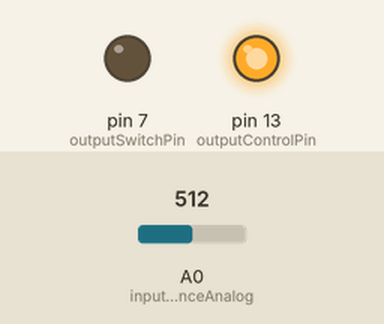
Recording of a sketch running on a simulated Arduino Uno, built with avr-gcc and run on an emulated ATmega328P. Parts: output pins drawn as LEDs (lit = HIGH). Inputs (shaded band) come from the test bench; at power-on: A0 (inputResistanceAnalog) = 512.

Above: at 1.2 s.
1.3 s: A0 (inputResistanceAnalog) set to 408
2.8 s: A0 (inputResistanceAnalog) set to 390
At 3.2 s:
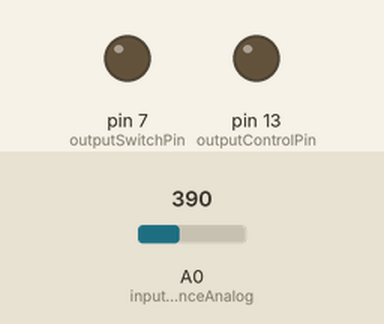
4.3 s: A0 (inputResistanceAnalog) set to 511
At 5.5 s:
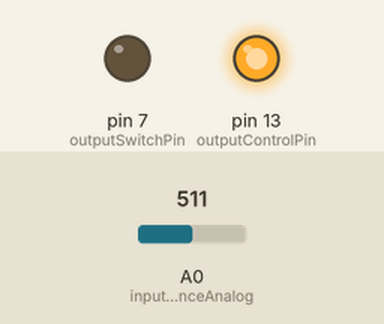
5.8 s: A0 (inputResistanceAnalog) set to 306
At 7.1 s:
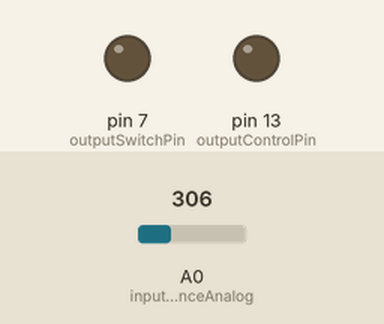
Timing chart, 0 to 8.3 s (numbered marks = the images above; inputs shaded):
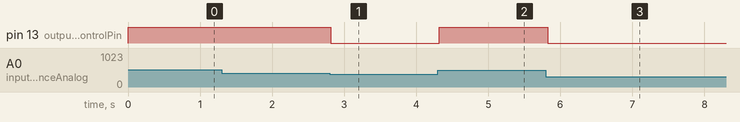

Measured:
- the behaviour switches between 401 and 400 on A0 (inputResistanceAnalog) (found by bisection; images 0 and 1)
- after the input at 1.3 s, every drawn part: stays the same
- after the input at 2.8 s, pin 13 (outputControlPin): HIGH → LOW at once
- after the input at 4.3 s, pin 13 (outputControlPin): LOW → HIGH at once
- after the input at 5.8 s, pin 13 (outputControlPin): HIGH → LOW at once

The sketch:

main-simulator.ino.ino
```cpp
int inputControlPin = 4; // Send High to heat the water
int outputSwitchPin = 7; // Send High to open the switch
int outputControlPin = LED_BUILTIN; // Send High when the water is hot
int inputResistanceAnalog = A0; // Send High to heat the water

#define COMMAND_MODE_PIN 1
#define COMMAND_MODE_SERIAL 2
#define COMMAND_MODE COMMAND_MODE_SERIAL

#define COMMAND_MAX_LENGTH 255
char command[COMMAND_MAX_LENGTH];
int commandLength;

int inputControlState = 0;

#define TEMPERATURE_HOT_MIN 70
#define TEMPERATURE_HOT_MAX 85

class RestistanceTemp {
  public:
  RestistanceTemp() {
    resistance=0;
    temp=0;
  };
    float resistance;
    float temp;
  };

#define RESISTANCE_MAP_SIZE 16
RestistanceTemp resistanceMap[RESISTANCE_MAP_SIZE];

void setResistanceMap() {
  resistanceMap[0].resistance=900;
  resistanceMap[0].temp=24;
  resistanceMap[1].resistance=861;
  resistanceMap[1].temp=30;
  resistanceMap[2].resistance=820;
  resistanceMap[2].temp=40;
  resistanceMap[3].resistance=781;
  resistanceMap[3].temp=50;
  resistanceMap[4].resistance=730;
  resistanceMap[4].temp=54;
  resistanceMap[5].resistance=692;
  resistanceMap[5].temp=60;
  resistanceMap[6].resistance=653;
  resistanceMap[6].temp=65;
  resistanceMap[7].resistance=622;
  resistanceMap[7].temp=70;
  resistanceMap[8].resistance=585;
  resistanceMap[8].temp=75;
  resistanceMap[9].resistance=544;
  resistanceMap[9].temp=80;
  resistanceMap[10].resistance=529;
  resistanceMap[10].temp=83;
  resistanceMap[11].resistance=507;
  resistanceMap[11].temp=85;
  resistanceMap[12].resistance=492;
  resistanceMap[12].temp=87;
  resistanceMap[13].resistance=482;
  resistanceMap[13].temp=89;
  resistanceMap[14].resistance=472;
  resistanceMap[14].temp=91;
  resistanceMap[15].resistance=462;
  resistanceMap[15].temp=93;
}

float mapResitanceToTemp(int resistance) {
  if(resistance >= resistanceMap[0].resistance) {
    return resistanceMap[0].temp;
  } else if (resistance <= resistanceMap[RESISTANCE_MAP_SIZE-1].resistance) {
    return resistanceMap[RESISTANCE_MAP_SIZE-1].temp;
  }
  else {
  int mapIndex=0;
    for(int i=0;i<RESISTANCE_MAP_SIZE-1;i++) {
      if (resistance <= resistanceMap[i].resistance && resistance >= resistanceMap[i+1].resistance) {
        mapIndex=i;
        break;
      }
    }
    return resistanceMap[mapIndex].temp + (resistanceMap[mapIndex+1].temp-resistanceMap[mapIndex].temp)*static_cast<float>(resistance-resistanceMap[mapIndex].resistance)/(resistanceMap[mapIndex+1].resistance-resistanceMap[mapIndex].resistance);
  }
}

void resetCommand() {
  for(int i =0;i<COMMAND_MAX_LENGTH;i++) {
    command[i]=0; //Could use memset
  }
  commandLength=0;
}

void readCommand() {
  while (Serial.available() >0) {
		char data = Serial.read();
    if(commandLength<COMMAND_MAX_LENGTH-1 && data != '\n') {
      command[commandLength]=data;
      commandLength++;
    }
  }

  if(commandLength<COMMAND_MAX_LENGTH) {
    command[commandLength]='\0';
  }
}


void setup() {

  Serial.begin(9600);

  pinMode(inputControlPin, INPUT);
  pinMode(inputResistanceAnalog, INPUT);

  pinMode(outputSwitchPin, OUTPUT);
  pinMode(outputControlPin, OUTPUT);

  setResistanceMap();

  resetCommand();


 }

void displayValue(int opcode, int value) {
  char msg[255];
  sprintf(msg, "R%d V%d", opcode, value);
  Serial.println(msg);
}

float getTemperature() {
  int resistance = 1023-analogRead(inputResistanceAnalog);
  return mapResitanceToTemp(resistance);
}

int checkTemperature() {
  float temperature = getTemperature();
  return (temperature < TEMPERATURE_HOT_MIN) ? -1 : (
            (temperature > TEMPERATURE_HOT_MAX) ? 1 : 0);
}

 #define COMMAND_SET_HEAT 85
 #define COMMAND_GET_HEAT 85

int interpretCommand() {
  if(commandLength==0) {
    return;
  }
}

int parseSegment(int startingPosition, char* currentParsingType, int* currentParsingOpcode) {
  int currentParsingPosition=startingPosition;
  int opcode=0;
  *currentParsingType='\0';
  *currentParsingOpcode=0;

  while(currentParsingPosition<commandLength && command[currentParsingPosition]==' ') {
    currentParsingPosition++;
  }

  if(commandLength>currentParsingPosition+1) {
    *currentParsingType = command[currentParsingPosition];
    currentParsingPosition+=1;
  } else {
    return currentParsingPosition;
  }

  for(int i=currentParsingPosition; i<commandLength;i++) {
    if(command[i]==' ' || command[i]=='\0') {
      break;
    }
    opcode=10*opcode+(command[i]-'0');
    currentParsingPosition++;
  }
  *currentParsingOpcode=opcode;
  return currentParsingPosition;
}

void loop() {
  int checkTemperatureResult = checkTemperature();

  // Serial communication
  #if COMMAND_MODE == COMMAND_MODE_SERIAL
    resetCommand();
    readCommand();

    if(commandLength>0) {
      int currentParsingPosition=0;
      char currentParsingType='\0';
      int currentParsingOpcode=0;

      currentParsingPosition=parseSegment(currentParsingPosition, &currentParsingType, &currentParsingOpcode);
      if(currentParsingType=='F') {
        if(currentParsingOpcode==85) {
          currentParsingPosition=parseSegment(currentParsingPosition, &currentParsingType, &currentParsingOpcode);
          if(currentParsingType=='V') {
            inputControlState=currentParsingOpcode;
          }
        } else if (currentParsingOpcode==86) {
          displayValue(42, checkTemperatureResult>=0);
        } else if (currentParsingOpcode==87) {
          displayValue(43, int(getTemperature()));
        }else if (currentParsingOpcode==88) {
          displayValue(44, analogRead(inputResistanceAnalog));
        }
      }
    }
  #endif
  // Pin communication
  #if COMMAND_MODE == COMMAND_MODE_PIN
    inputControlState = digitalRead(inputControlPin);
  #endif


  // Handle Ready
  if(checkTemperatureResult>=0) {
    digitalWrite(outputControlPin, HIGH);
  } else {
    digitalWrite(outputControlPin, LOW);
  }

  // Handle Swich
  if(inputControlState == 1 && checkTemperatureResult<=0) {
    digitalWrite(outputSwitchPin, HIGH);
  } else {
    digitalWrite(outputSwitchPin, LOW);
  }

  delay(100);
}
```
